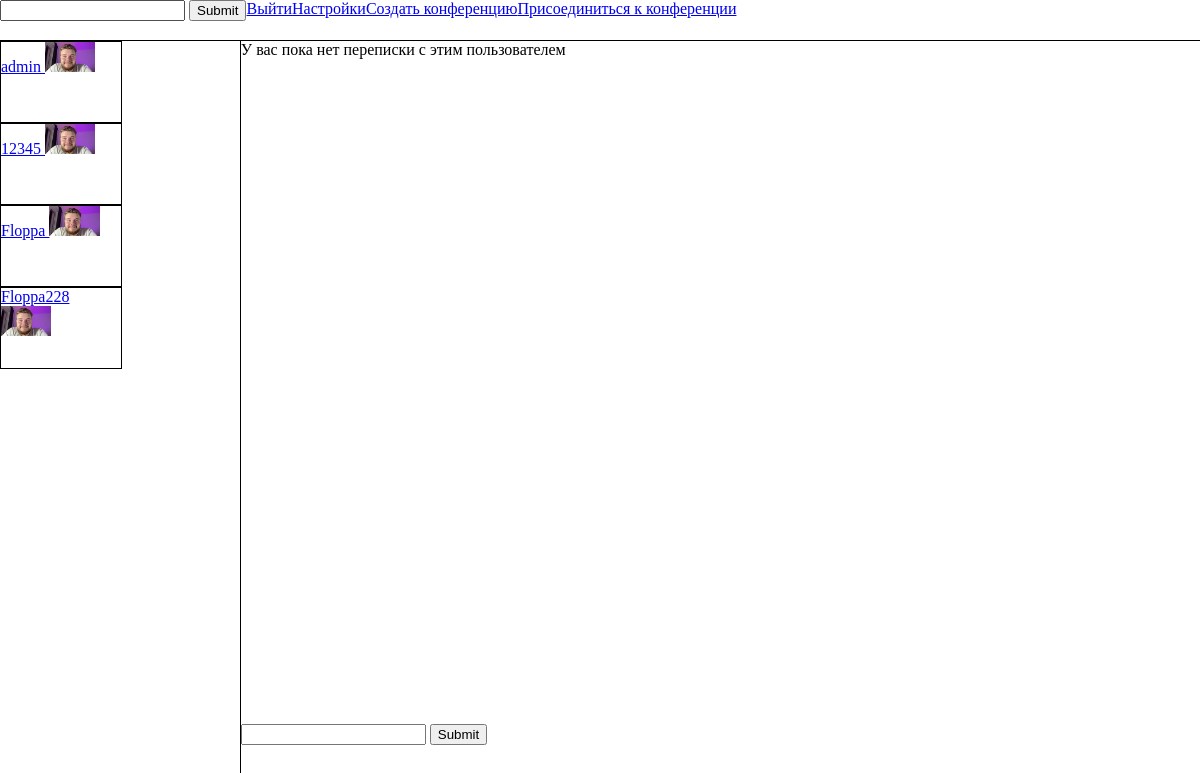
The app's page /?dialog=12 (signed in), older data.
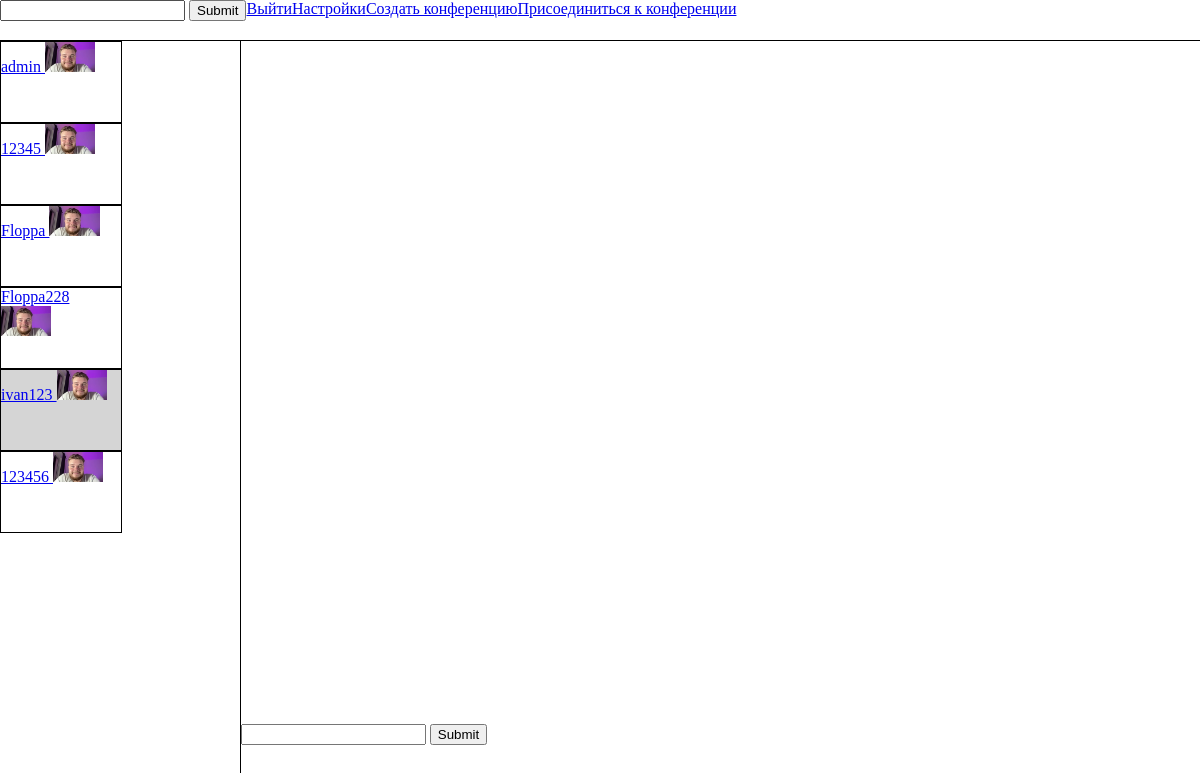
The same page, newer data.
### chat_app/models.py (models this page shows, shortened)
class Dialog(models.Model):
    category = models.ForeignKey(to = DiaCategory, on_delete=models.CASCADE)
    name = models.CharField(max_length=100, null=True, blank=True)
    avatar = models.ImageField(upload_to='avatars_dialog', default='default.png')

### user_app/models.py (models this page shows)
class User(AbstractUser):
    img = models.ImageField(upload_to="avatars_users", default="avatars_users/default.png",)
    login = models.CharField(max_length=50, unique=True, blank = True, null = True)
    channel_name = models.CharField(max_length=250, unique=True, blank = True, null = True)

### chat_app/views.py (the view)
# urls.py: path("", chat, name="chat"),
@login_required
def chat(request):
    dialog_requested_id = request.GET.get('dialog')
    dialogs_by_user = Member.objects.filter(user = request.user)
    context = {'dialogs': [], 'messages': None, 'user_id': request.user.id}
    for dialog in dialogs_by_user:
        dialog_info = Dialog.objects.get(id = dialog.dialog_id)
        print(dialog_info.avatar)
        if dialog_info.category_id == 1:
            dialogs_by_id = Member.objects.filter(dialog_id = dialog.dialog_id).exclude(user = request.user)
            if not dialogs_by_id.exists():
                dialog_name = "Избранное"
            else:
                dialog_name = dialogs_by_id[0].user.username
        else:
            dialog_name = dialog_info.name
        context['dialogs'].append({'dialog_info':dialog_info, 'name':dialog_name})
    if dialog_requested_id != None:
        messages = get_messages(request, int(dialog_requested_id))
        context['messages'] = messages
        context['current_dialog'] = int(dialog_requested_id)
    context['conf_id'] = random.randint(1000,9999)
    return render(request, 'chat_app/chat.html', context)

### chat_app/views.py (called while the page is built)
def get_messages(request, dialog_id):
    content = Content.objects.filter(dialog_id=dialog_id)
    return content

### chat_app/templates/chat_app/chat.html (shortened to what this page needs)
{% load static %}
<!DOCTYPE html>
<html lang="en">
    <head>
        <link rel="stylesheet" href="{% static 'vendor/css/chat.css'%}" />
    </head>
    <body>
        <header>
            <form action="{% url 'chat_app:search_user'%}">
                <input type="text" name="username" />
                <input type="submit" />
            </form>
            <a href="{%url 'user_app:logout'%}">Выйти</a>
            <a href="{%url 'user_app:settings'%}">Настройки</a>
            <a href="{%url 'chat_app:conf_active' conf_id=conf_id%}">Создать конференцию</a>
            <a href="{%url 'chat_app:conf'%}">Присоединиться к конференции</a>
        </header>
        <main>
            <div class="nav-menu">
                <div class="contacts" id="contacts">
                    {% for dialog in dialogs %}
                    <a
                        class="link-dia"
                        id="{{dialog.dialog_info.id}}"
                        href="?dialog={{dialog.dialog_info.id}}"
                    >
                        <div
                            class="contact {% if current_dialog == dialog.dialog_info.id %} active {% endif%}"
                        >
                            {{dialog.name}}
                            <img
                                src="{{dialog.dialog_info.avatar.url}}"
                                alt=""
                            />
                        </div>
                    </a>
                    {%endfor%}
                </div>
            </div>
            <div class="chat-menu">
                <div class="messages">
                    {% if messages %}
                    <!-- {% for message in messages%}
                        <div class="message">
                            {{message.message.text}}
                        </div>
                    {%endfor%} -->
                    {% elif messages == None %} Выберите пользователя для
                    общения {% else %} У вас пока нет переписки с этим
                    пользователем {% endif %}
                </div>
                <form class="send_message">
                    <input type="text" name="text" id="send_message_inp" />
                    <input type="submit" />
                </form>
            </div>
        </main>
    </body>
</html>

Row changes from the older to the newer data that the page shows:
added Dialog: name "ivan123", dialog_info.avatar (placeholder picture)
added Dialog: name "123456", dialog_info.avatar (placeholder picture)
Text that changed along with them:
text no longer shown: "У вас пока нет переписки с этим пользователем"
